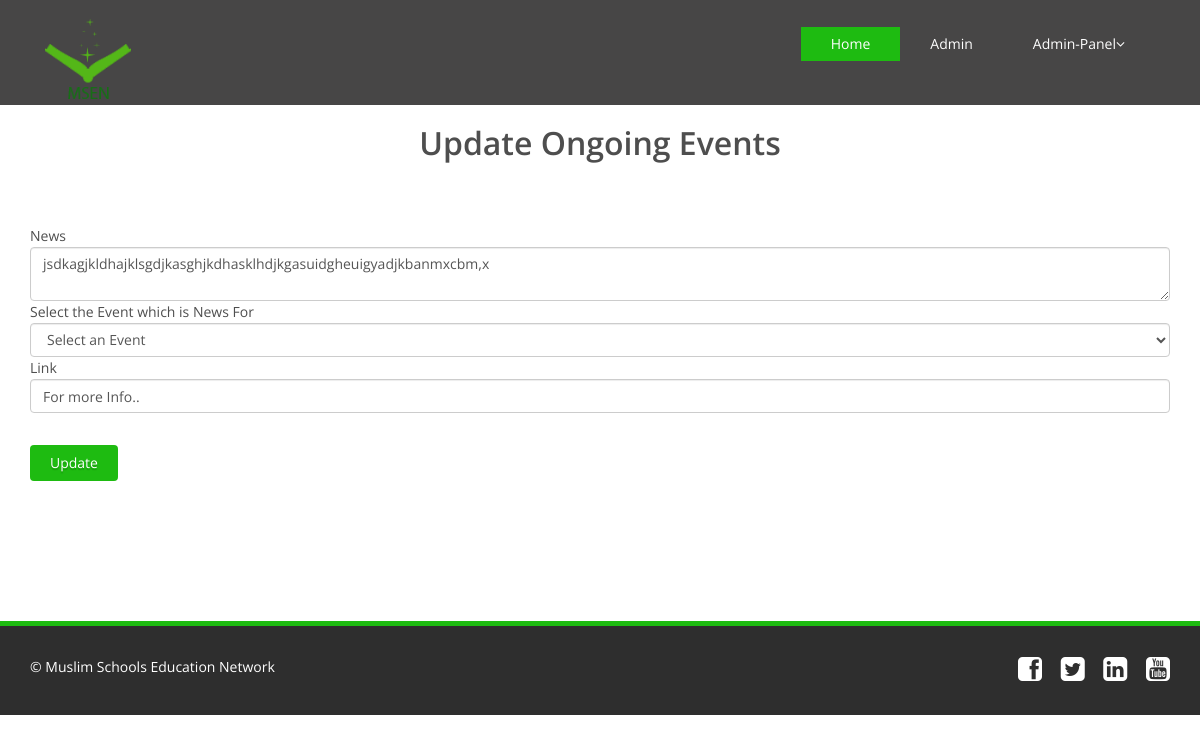
The app's page /ue_news.php?id=4 (signed in) with its own data.
### tables this page shows
CREATE TABLE IF NOT EXISTS `news` (
  `news_id` int(11) NOT NULL AUTO_INCREMENT,
  `news` varchar(500) NOT NULL,
  `date` date NOT NULL,
  `link` varchar(200) NOT NULL,
  `event_id` int(11) NOT NULL,
  PRIMARY KEY (`news_id`)
);

### ue_news.php (the view, shortened to what this page needs)
<?php
include "include/admin-header.php";
include "include/connection.php";
?>
<div class="container">
<div id="news" class="modal-title">
    <h2 class="center" style="font-size: xx-large;">Update Ongoing Events</h2>
</div>
    <?php
    $id=$_GET['id'];
    $sql="select * from news where news_id='$id'";
    $query = mysqli_query($conn,$sql);
    $data=mysqli_fetch_array($query);
    ?>
<form action="news_edit.php?id=<?php echo $data['news_id'] ?>" method="post" enctype="multipart/form-data">
    <div class="control-group">
        News
        <textarea class="form-control" type="text" name="news" required><?php echo $data['news'];?></textarea>
    </div>
    <div class="control-group">
        Select the Event which is News For
        <?php
        echo '<select class="form-control" name="ideve">';
        echo '<option value="-1">Select an Event</option>';
        echo '</select>';
        ?>
    </div>
    <div class="control-group">
        Link
        <input class="form-control" type="text" name="link" value="<?php echo $data['link'];?>">
    </div>
    <br>
    <button type="submit" class="btn btn-primary" name="submit">Update</button>
</form>
</div>
<?php
include "include/links_buttom.php";
include "include/footer.php";
?>

### css/main.css (style rules this page uses)
body { background: #fff; font-family: 'Open Sans', sans-serif; color:#4e4e4e; line-height: 22px; }
h1, h2, h3, h4, h5, h6 { font-weight: 600; font-family: 'Open Sans', sans-serif; color:#4e4e4e; }
h2 { font-size: 20px; }
.btn-primary { padding: 8px 20px; background: #1EBB11; color: #fff; border-radius: 4px; border:none; margin-top: 10px; }
.center { text-align: center; padding-bottom: 55px; }

### records on screen
news: news "jsdkagjkldhajklsgdjkasghjkdhasklhdjkgasuidgheuigyadjkbanmxcbm,x", link "For more Info.."
